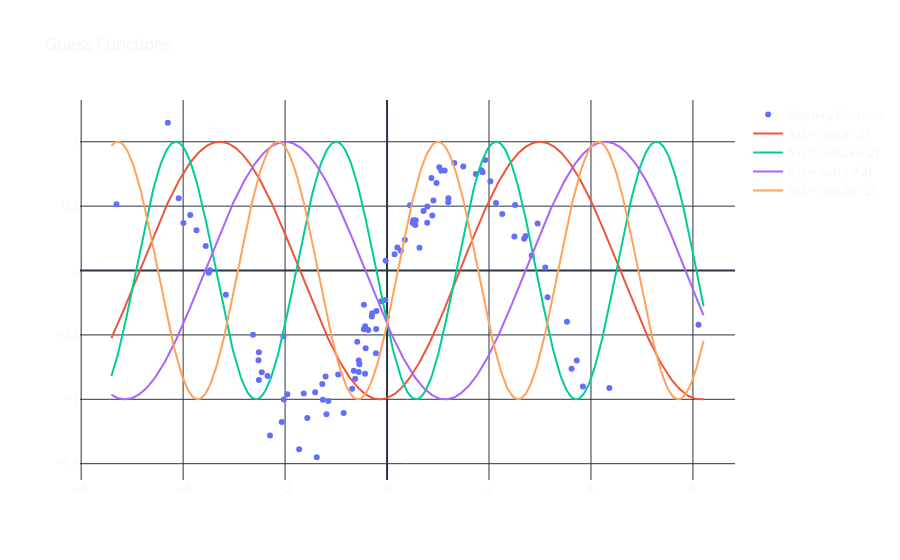

Here is the notebook cell this chart was saved with:
### Markdown cell above
**If you read the cell above, or you just looked at the plotted graph, you already know the function we want to approximate. However, let us pretend we don't.**

**Here are some possible models that could (if we didn't know what it was) explain the function above:**

$$y_1 = f(x) = cos(x - 3)$$
$$y_2 = f(x) = cos(2x + 2)$$
$$y_3 = f(x) = cos(x + 2)$$
$$y_4 = f(x) = cos(2x - 2)$$

**Let us see how these models compare to our mystery function.**

### Code cell
def model(w, x):
    """
    Compute the output of the cosine function given 
    the input x and the weight vector w.

    Args:
        w (numpy.ndarray): A 1D numpy array of size 2 
    containing the weight parameters of the model.
        x (numpy.ndarray): A 1D numpy array representing 
    the input to the model.

    Returns:
    numpy.ndarray: A 1D numpy array representing the 
    output of the model for the given input.

    """
    return np.cos(w[0] * x + w[1])


x_test = np.linspace(x.min()-.1, x.max()+.1, 500)

y_1 = model([1, -3], x_test)
y_2 = model([2, 2], x_test)
y_3 = model([1, 2], x_test)
y_4 = model([2, -2], x_test)

fig = go.Figure(data=go.Scatter(
    x=x, y=y, mode='markers', name='Mystery Function'))

fig.add_trace(go.Scatter(x=x_test, y=y_1, name='f(x) = cos(x - 3)'))
fig.add_trace(go.Scatter(x=x_test, y=y_2, name='f(x) = cos(2x + 2)'))
fig.add_trace(go.Scatter(x=x_test, y=y_3, name='f(x) = cos(x + 2)'))
fig.add_trace(go.Scatter(x=x_test, y=y_4, name='f(x) = cos(2x - 2)'))

fig.update_layout(template='plotly_dark',
                  title='Guess Functions',
                  paper_bgcolor='rgba(0, 0, 0, 0)',
                  plot_bgcolor='rgba(0, 0, 0, 0)')
fig.show()

### Figure 1 — Plotly figure (JSON) as saved in the notebook; plotly's stock layout.template omitted (floating-point values rounded to 4 significant figures; data arrays with more than 128 entries replaced by an {"elided": "..."} marker saying what was removed)
{"data": [{"mode": "markers", "name": "Mystery Function", "type": "scatter", "x": [0.4487, -1.41, 2.51, 1.2, 3.722, -0.208, -3.162, -1.724, -0.6845, 3.149, 2.26, 0.5136, 0.7146, -4.087, -0.1123, 1.873, -2.522, -0.4193, 0.7875, -1.206, 0.9091, 0.1475, -2.63, -0.8514, -1.153, -2.514, 0.5029, -0.5554, 0.5549, 1.025, -0.0276, 0.6358, 2.953, -1.956, -0.4564, 1.202, -0.03315, -0.6249, -0.2137, -2.034, -0.3693, 0.7912, 1.13, -3.498, -1.27, -0.4296, -0.4546, 3.529, -2.025, 0.9698, 0.5629, 2.689, -0.5851, 1.495, -1.564, -3.47, 1.742, -5.307, -1.379, 0.2702, 3.62, 2.026, -2.344, 0.8873, 1.852, -0.2186, -3.557, -3.74, 1.063, -1.189, -0.5567, 1.925, 6.109, 0.8702, -0.653, -0.2903, 2.499, 2.718, -4.299, -3.994, 1.319, -2.458, -3.86, 0.349, 0.002379, -1.26, 4.36, -2.296, 3.104, 2.137, 0.2024, -2.514, -0.2989, 3.841, -2.066, -0.5422, -0.4318, -1.634, 2.838, -0.9583], "y": [0.5078, -0.9449, 0.5097, 0.5313, -0.6991, -0.3139, -0.1885, -1.387, -0.9177, -0.2069, 0.4394, 0.3901, 0.4626, 0.5623, -0.2378, 0.7638, -0.6973, -0.6026, 0.3719, -0.8229, 0.5431, 0.1271, -0.4979, -1.106, -1.013, -0.6336, 0.3702, -0.699, 0.3541, 0.803, 0.0766, 0.1771, 0.3646, -0.9602, -0.4554, 0.562, -0.2292, -0.841, -0.4534, -0.5108, -0.4608, 0.4972, 0.776, -0.01782, -0.8804, -0.4318, -0.2653, -0.3971, -1.002, 0.6796, 0.3908, 0.2478, -0.5528, 0.808, -1.145, 0.002446, 0.7507, 0.5152, -1.45, 0.1541, -0.762, 0.6925, -0.8198, 0.4271, 0.7785, -0.6422, 0.1904, 0.3135, 0.7747, -1.115, -0.7872, 0.8584, -0.4214, 0.7179, -0.779, -0.331, 0.2638, 0.2679, 1.148, 0.3693, 0.8347, -0.7904, 0.4321, 0.2387, -0.3562, -1.003, -0.913, -1.281, 0.02326, 0.5248, 0.1795, -0.8498, -0.3567, -0.8999, -1.176, -0.7276, -0.8022, -0.9552, 0.1161, -0.8079]}, {"name": "f(x) = cos(x - 3)", "type": "scatter", "x": {"elided": "500 float values"}, "y": {"elided": "500 float values"}}, {"name": "f(x) = cos(2x + 2)", "type": "scatter", "x": {"elided": "500 float values"}, "y": {"elided": "500 float values"}}, {"name": "f(x) = cos(x + 2)", "type": "scatter", "x": {"elided": "500 float values"}, "y": {"elided": "500 float values"}}, {"name": "f(x) = cos(2x - 2)", "type": "scatter", "x": {"elided": "500 float values"}, "y": {"elided": "500 float values"}}], "layout": {"paper_bgcolor": "rgba(0, 0, 0, 0)", "plot_bgcolor": "rgba(0, 0, 0, 0)", "title": {"text": "Guess Functions"}}}
